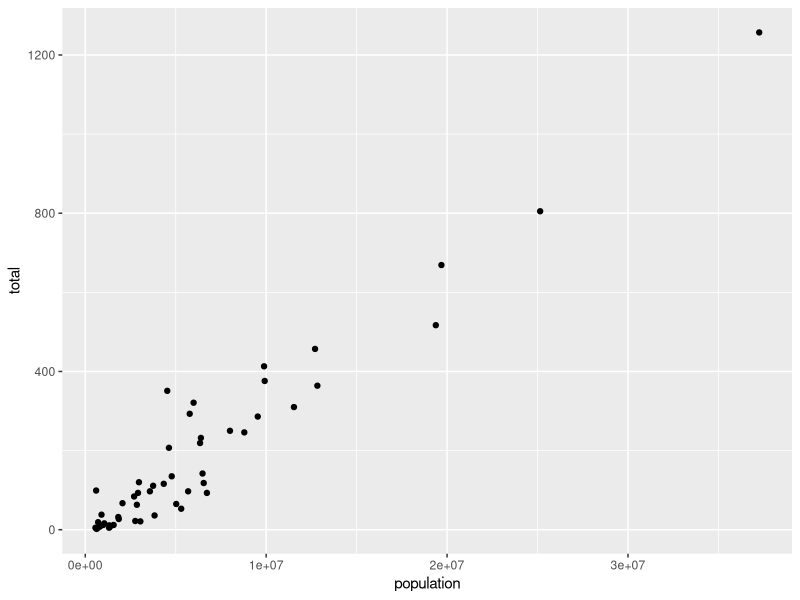
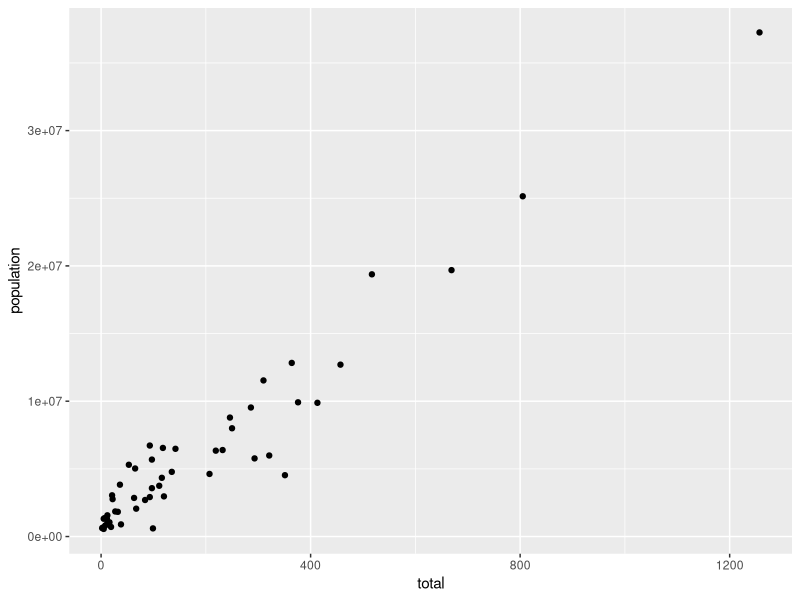
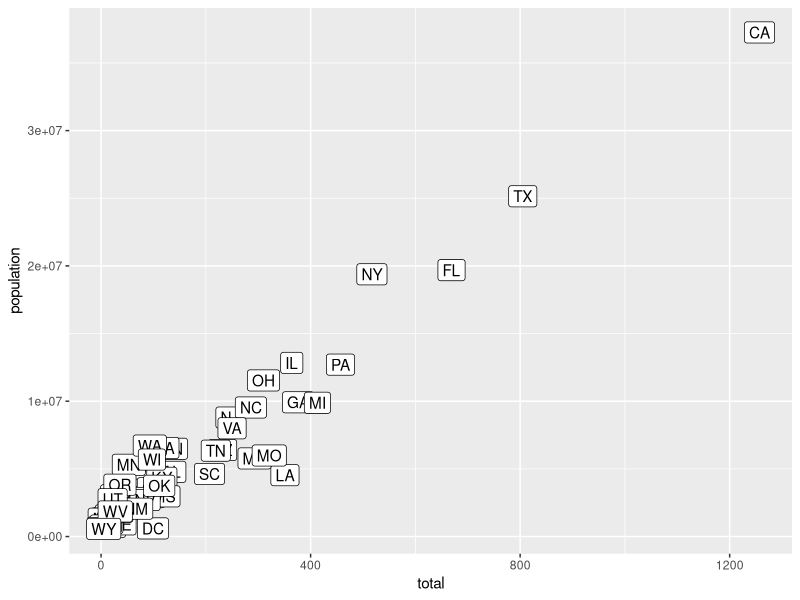
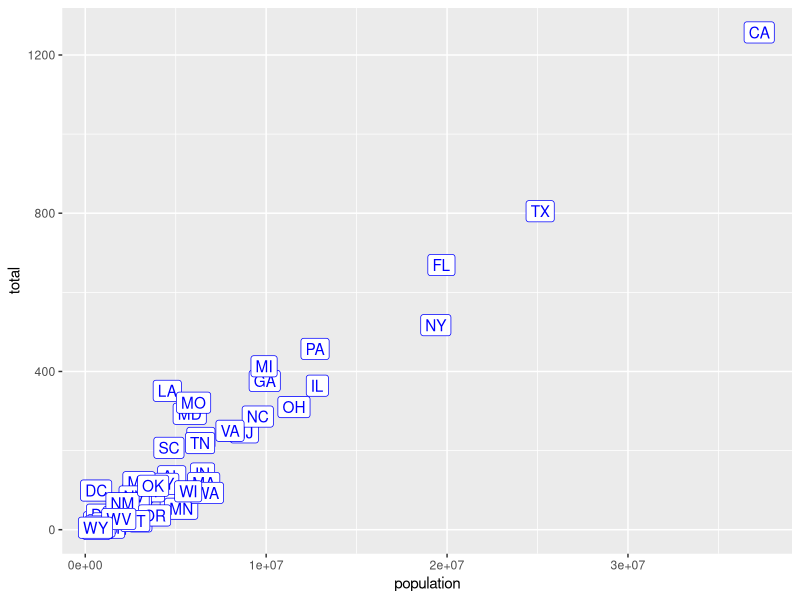
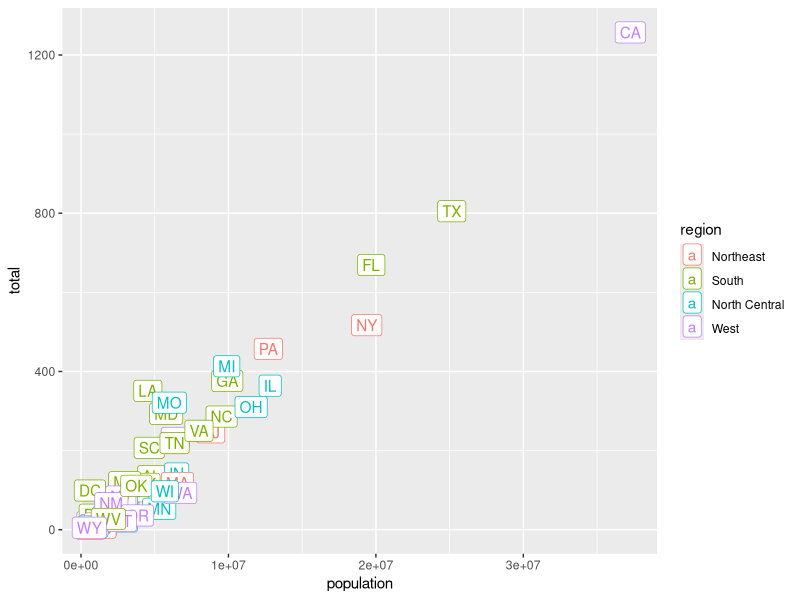
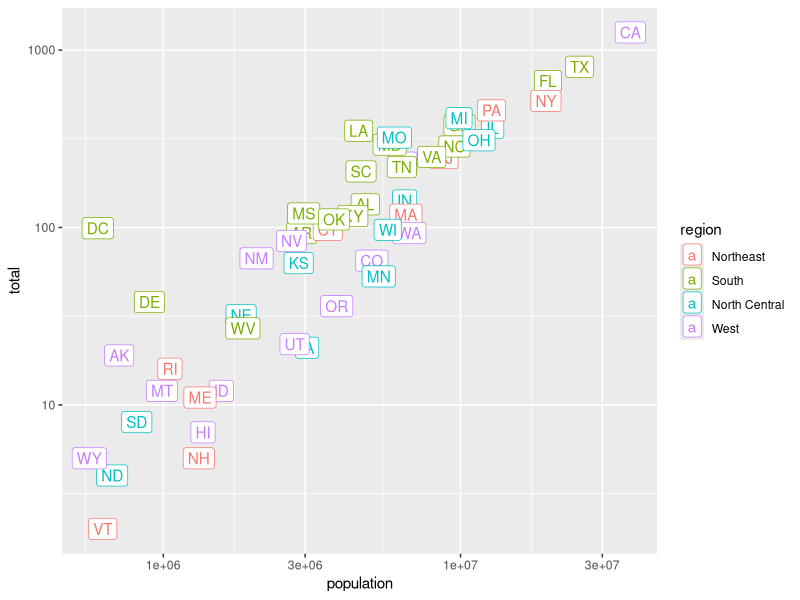
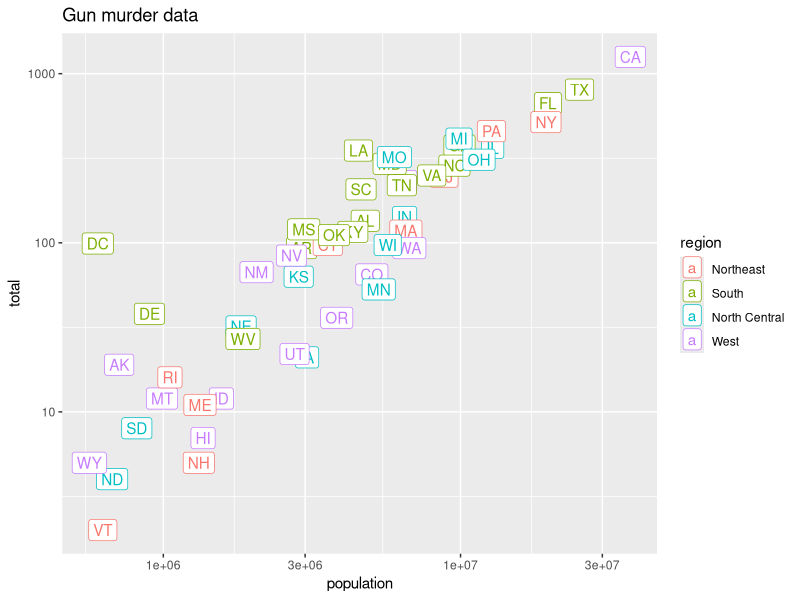

Here is the R script that generated these plots, in order:
# Load required libraries and dataset
library(dplyr)
library(ggplot2)
library(dslabs)

data(murders)

p <- ggplot(data = murders)         # Full version
p <- ggplot(murders)               # Data is first argument, can omit 'data ='
p <- murders %>% ggplot()          # Using the pipe operator from dplyr

class(p)
str(murders)
head(murders)

## Create a scatter plot
murders %>%
  ggplot(aes(x = population, y = total)) +
  geom_point()

## Flip the axes
murders %>%
  ggplot(aes(total, population)) +
  geom_point()

## State abbreviations are used as labels
murders %>%
  ggplot(aes(x = total, y = population, label = abb)) +
  geom_label()

## Make the labels blue
murders %>%
  ggplot(aes(population, total, label = abb)) +
  geom_label(color = "blue")

## Make the label color correspond to the state's region
murders %>%
  ggplot(aes(x = population, y = total, label = abb, color = region)) +
  geom_label()

## Change both axes to be in the log scale on a single graph
p <- murders %>%
  ggplot(aes(population, total, label = abb, color = region)) +
  geom_label()
p + scale_x_log10() + scale_y_log10()

## Add the title "Gun murder data" to the plot
p + scale_x_log10() + scale_y_log10() + ggtitle("Gun murder data")
